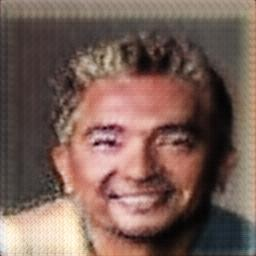
%> input picture models/15.jpg, 256 x 256 px
$ octave dwt_encoding.m   (GNU Octave 9; MATLAB toolbox functions it lacks are replaced by stand-ins)
%> lines starting %> are read from the running program, lines starting %| are printed output that depends on the picture
% %%%%%Encoding%%%%%%%%%%%%%%%%%

clear all
close all
clc
disp("Beginning encoding...")
coverImage=imread('.\models\15.jpg');
%> coverImage is the input picture: size 256x256x3 uint8; mean R, G, B 120.8, 95.6, 86.8
wname='haar';
msg='Hello World. This is a very secret message that should be kept hidden. Please respect the secrecy. Please respect the secrecy.';
data=[];
for i=1:length(msg)
d=msg(i);
data=[data d];
end
imshow(coverImage);
[LL,LH,HL,HH] = dwt2(coverImage,wname);
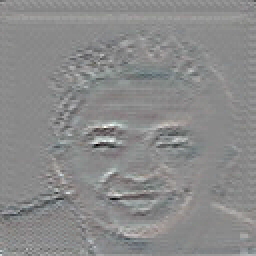
%> LH: size 128x128x3 double (shown 2 times larger); mean R, G, B 0.4, 0.5, 0.5; drawn with min black and max white
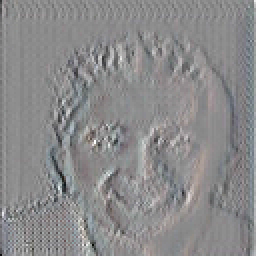
%> HL: size 128x128x3 double (shown 2 times larger); mean R, G, B 0.2, 0, 0.3; drawn with min black and max white
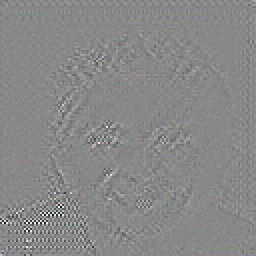
%> HH: size 128x128x3 double (shown 2 times larger); mean R, G, B -0.0488, -0.0471, -0.049; drawn with min black and max white
dec1 = [LL LH;
HL HH
];
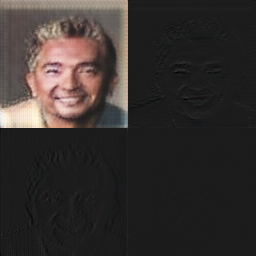
%> dec1: size 256x256x3 double; mean R, G, B 60.5, 47.9, 43.6; drawn with min black and max white
figure
imshow(uint8(dec1));
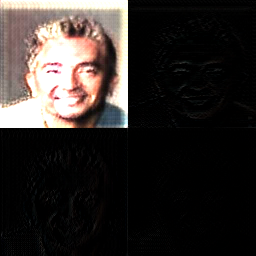
%> displayed picture: size 256x256x3, on the screen's scale of 0 to 255; mean R, G, B 48.8, 43.6, 41.1
LH = rescale(LH, min(LH(:)), max(LH(:)));
HL = rescale(HL, min(HL(:)), max(HL(:)));
HH = rescale(HH, min(HH(:)), max(HH(:)));
M=max(data);
data_norm=data/M;
n=length(data);
[x y]=size(LH);
%> x = 128; y = 384
LH(1,1)=-1*n/10;
%> LH: size 128x128x3 double; mean R, G, B 0.4, 0.5, 0.5; mean of the top-left, top-right, bottom-left and bottom-right quarters 0.8, 0.9, -0.3, 0.5
LH(1,2)=-1*M/10;
for i=1:ceil(n/2)
HL(i,y)=data_norm(i);
end
%> HL: size 128x128x3 double; mean R, G, B 0.2, 0, 0.3; mean of the top-left, top-right, bottom-left and bottom-right quarters -0.1, 0.2, -0.1, 0.6
for i=ceil(n/2)+1:1:n
HH(i,y)=data_norm(i);
end
%> HH: size 128x128x3 double; mean R, G, B -0.0488, -0.0471, -0.046
stegoImage=idwt2(LL,LH,HL,HH,wname);
figure
imshow(uint8(stegoImage));
[x y]=size(LL);
imshow(uint8(stegoImage));

imwrite(uint8(stegoImage),'.\stego_images\secret_m1.jpg','jpg');

LHSize = numel(LH);
%> LHSize = 49152
maxBytes = floor(LHSize / 8)
%> maxBytes = 6144

stegoImage = imread('.\stego_images\secret_m1.jpg');
%> stegoImage: size 256x256x3 uint8

mse = immse(coverImage, stegoImage)
%> mse = 0.00264

peaksnr = psnr(coverImage, stegoImage)
%> peaksnr = 73.92

ssimval = ssim(coverImage, stegoImage)
%> ssimval = 1

disp("Encoding finalized.")
return

$ run again, with models/121.jpg copied over models/15.jpg
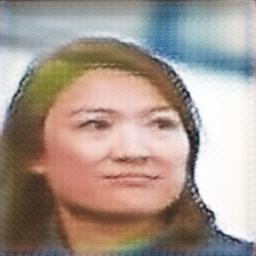
%> input picture models/121.jpg, 256 x 256 px
%> coverImage is the input picture: size 256x256x3 uint8; mean R, G, B 167.1, 151.5, 142.5
%> `dec1 = [LL LH; HL HH ];`:
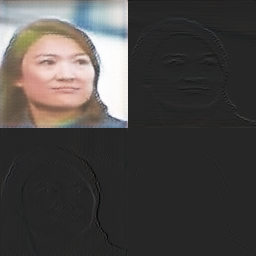
%> dec1: size 256x256x3 double; mean R, G, B 83.5, 75.7, 71.2; drawn with min black and max white
%> `imshow(uint8(dec1));`:
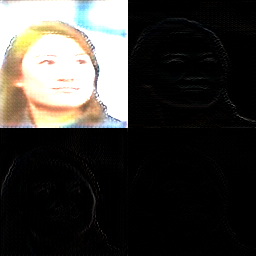
%> displayed picture: size 256x256x3, on the screen's scale of 0 to 255; mean R, G, B 60, 57.9, 54.2
%> mse = 0
%> peaksnr = Inf
%> ssimval = 1

$ run again, with models/124.jpg copied over models/15.jpg
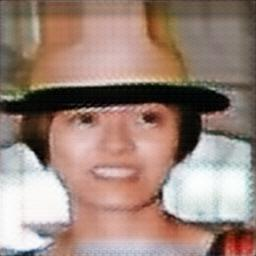
%> input picture models/124.jpg, 256 x 256 px
%> coverImage is the input picture: size 256x256x3 uint8; mean R, G, B 156, 132.6, 121.9
%> `dec1 = [LL LH; HL HH ];`:
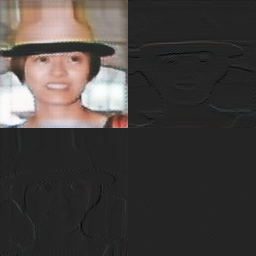
%> dec1: size 256x256x3 double; mean R, G, B 78, 66.3, 61; drawn with min black and max white
%> `imshow(uint8(dec1));`:
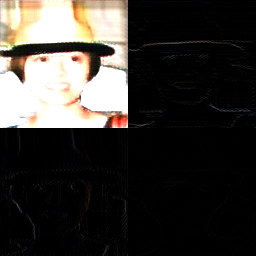
%> displayed picture: size 256x256x3, on the screen's scale of 0 to 255; mean R, G, B 57.2, 54.1, 50.1
%> mse = 0
%> peaksnr = Inf
%> ssimval = 1

$ run again, with models/130.jpg copied over models/15.jpg
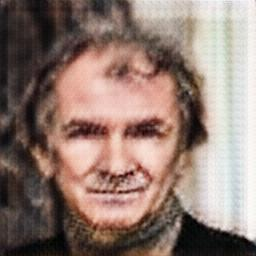
%> input picture models/130.jpg, 256 x 256 px
%> coverImage is the input picture: size 256x256x3 uint8; mean R, G, B 144.6, 122.9, 114.1
%> `dec1 = [LL LH; HL HH ];`:
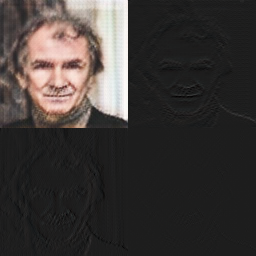
%> dec1: size 256x256x3 double; mean R, G, B 72.5, 61.6, 57.2; drawn with min black and max white
%> `imshow(uint8(dec1));`:
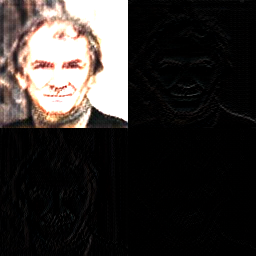
%> displayed picture: size 256x256x3, on the screen's scale of 0 to 255; mean R, G, B 51.6, 47.4, 45.4
%> mse = 0
%> peaksnr = Inf
%> ssimval = 1
